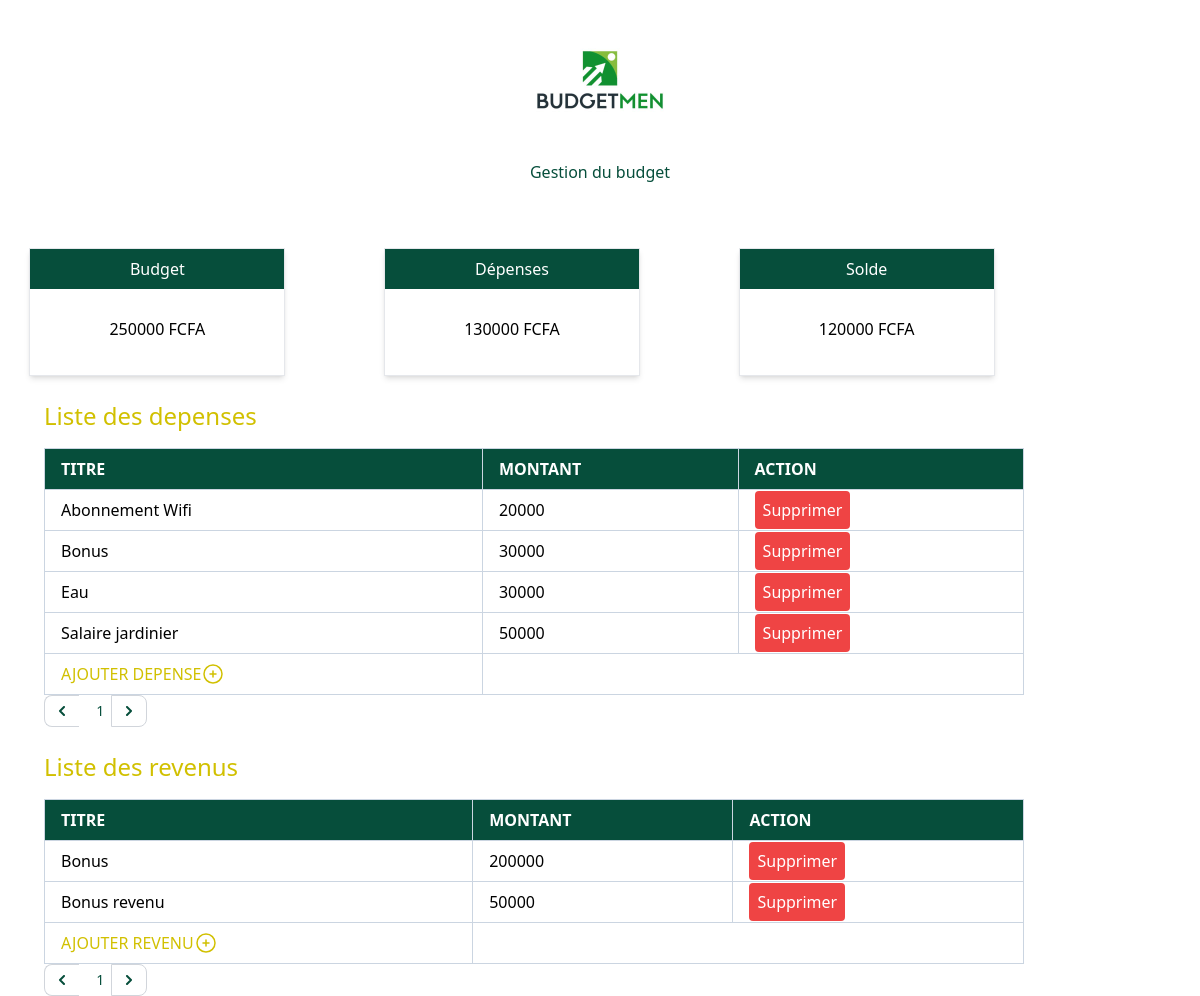
Before: / with the older database file.
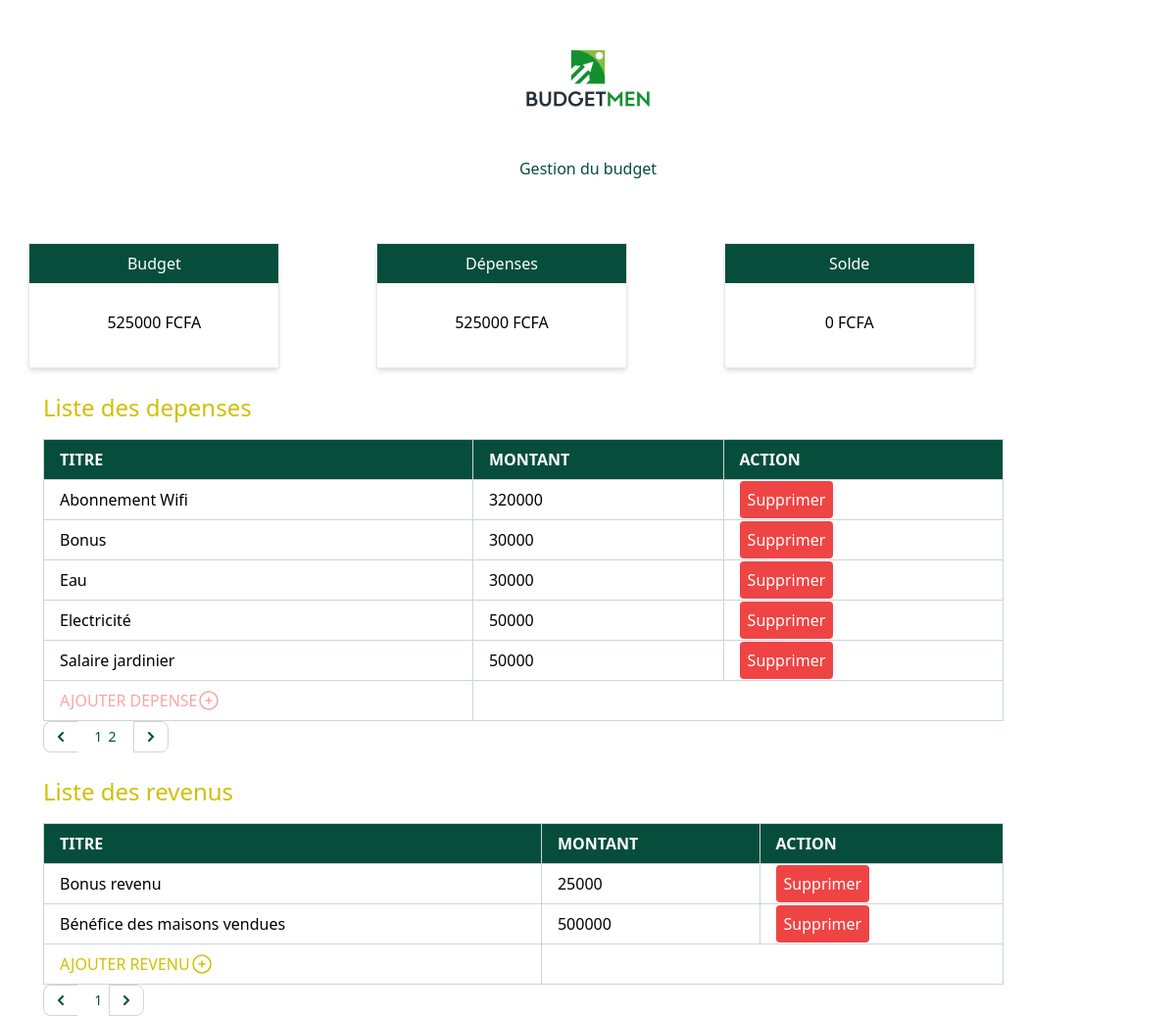
After: the same page with the newer database file.
### app.py (models this page shows, shortened)
class Depense(db.Model):
    id = db.Column(db.Integer, primary_key=True)
    titre = db.Column(db.String(100), nullable=False)
    montant = db.Column(db.Integer, nullable=False)

class Revenu(db.Model):
    id = db.Column(db.Integer, primary_key=True)
    titre = db.Column(db.String(100), nullable=False)
    montant = db.Column(db.Integer, nullable=False)

### app.py (the view)
@app.route("/")
def index():
    page = request.args.get('page', 1, type=int)  # par defaut 1
    depenses = Depense.query.order_by(Depense.titre).paginate(page=page, per_page=5, error_out=False)
    page = request.args.get('page', 1, type=int)
    revenus = Revenu.query.order_by(Revenu.titre).paginate(page=page, per_page=5, error_out=False)
    total_deps = db.session.query(db.func.sum(Depense.montant)).scalar()
    budget = db.session.query(db.func.sum(Revenu.montant)).scalar()
    solde = budget - total_deps
    return render_template("index.html",total_deps=total_deps, depenses=depenses, revenus=revenus, budget=budget, solde=solde)

### templates/index.html (shortened to what this page needs)
{% extends "./base.html" %}
  {% block content %}
    {% include "logo.html" %}
      <div>
        <div class="container pt-5">
          <div>
            <div class="grid grid-cols-3 gap-10">
              <div class="bg-white shadow-md min-w-64 min-h-32 mx-auto border border-gray-200 "><div class="grid-flow-row px-4 py-2 bg-emerald-900 text-white text-center">Budget</div><p class="text-center m-7"> {{ budget }} FCFA</p></div>
              <div class="bg-white shadow-md min-w-64 min-h-32 mx-auto border border-gray-200 "><div class="grid-flow-row px-4 py-2 bg-emerald-900 text-white text-center">Dépenses</div><p class="text-center m-7">{{ total_deps }} FCFA</p></div>
              <div class="bg-white shadow-md min-w-64 min-h-32 mx-auto border border-gray-200 "><div class="grid-flow-row px-4 py-2 bg-emerald-900 text-white text-center">Solde</div><p class="text-center m-7"> {{ solde }} FCFA</p></div>
            </div>
          </div>
          <br>
            {% include "layouts.html" %}
          <div>
            <div class="pl-11">
              <h1 class="font text-2xl mb-4 text-[#D1C000]">Liste des depenses</h1>
              <table class="border-collapse border border-slate-300 inline-table w-full">
                  <thead>
                    <tr>
                      <th class="border border-slate-300 px-4 py-2 bg-emerald-900 text-white text-left">TITRE</th>
                      <th class="border border-slate-300 px-4 py-2 bg-emerald-900 text-white text-left">MONTANT</th>
                      <th class="border border-slate-300 px-4 py-2 bg-emerald-900 text-white text-left">ACTION</th>
                    </tr>
                  </thead>
                  {% for depense in depenses %}
                  <tbody>
                    <tr>
                      <td class="border border-slate-300 px-4 py-2 "><a class="hover:text-[#D1C000]" href="/update/{{depense.id}}/">{{depense.titre}}</a></td>
                      <td class="border border-slate-300 px-4 py-2"><a class="hover:text-[#D1C000]" href="/update/{{depense.id}}/">{{depense.montant}}</a></td>
                      <td class="border border-slate-300 px-4 py-2">
                        <a href="/delete/{{depense.id}}/"
                        class="bg-red-500 hover:bg-red-600 active:bg-red-700 focus:outline-none focus:ring focus:ring-violet-300 p-2 rounded text-white">
                          Supprimer
                        </a>
                      </td>
                    </tr>
                  </tbody>
                  {% endfor %}
                  {% if  budget  >  total_deps %}
                  <tr>
                    <td class="border border-slate-300 px-4 py-2">
                      <div>
                        <a href="/create_dep" class="flex flex-wrap text-[#D1C000]">AJOUTER DEPENSE
                          <svg xmlns="http://www.w3.org/2000/svg" fill="none" viewBox="0 0 24 24" stroke-width="1.5" stroke="currentColor" class="float-right size-6">
                            <path stroke-linecap="round" stroke-linejoin="round" d="M12 9v6m3-3H9m12 0a9 9 0 1 1-18 0 9 9 0 0 1 18 0Z"/>
                          </svg>
                        </a>
                      </div>
                    </td>
                   </tr>
                   {% else %}
                   <tr>
                    <td class="border border-slate-300 px-4 py-2">
                      <div>
                        <a href="/impo_dep" class="flex flex-wrap text-red-300">AJOUTER DEPENSE
                          <svg xmlns="http://www.w3.org/2000/svg" fill="none" viewBox="0 0 24 24" stroke-width="1.5" stroke="currentColor" class="float-right size-6">
                            <path stroke-linecap="round" stroke-linejoin="round" d="M12 9v6m3-3H9m12 0a9 9 0 1 1-18 0 9 9 0 0 1 18 0Z"/>
                          </svg>
                        </a>
                      </div>
                    </td>
                   </tr>
                   {% endif %}
                </table>
                <br>
                <nav aria-label="Page navigation example">
                  <ul class="flex items-center -space-x-px h-8 text-sm">
                    {% if depenses.has_prev %}
                    <li>
                      <a href="/?page={{ depenses.prev_num }}" class="flex items-center justify-center px-3 h-8 ms-0 leading-tight text-emerald-900 bg-white border border-e-0 border-gray-300 rounded-s-lg hover:bg-gray-100 hover:text-gray-700 dark:bg-gray-800 dark:border-gray-700 dark:text-gray-400 dark:hover:bg-gray-700 dark:hover:text-white">
                        <span class="sr-only">Previous</span>
                        <svg class="w-2.5 h-2.5 rtl:rotate-180" aria-hidden="true" xmlns="http://www.w3.org/2000/svg" fill="none" viewBox="0 0 6 10">
                          <path stroke="currentColor" stroke-linecap="round" stroke-linejoin="round" stroke-width="2" d="M5 1 1 5l4 4"/>
                        </svg>
                      </a>
                    </li>
                    {% else %}
                    <li>
                      <a href="" class="flex items-center justify-center px-3 h-8 ms-0 leading-tight text-emerald-900 bg-white border border-e-0 border-gray-300 rounded-s-lg hover:bg-gray-100 hover:text-gray-700 dark:bg-gray-800 dark:border-gray-700 dark:text-gray-400 dark:hover:bg-gray-700 dark:hover:text-white">
                        <svg class="w-2.5 h-2.5 rtl:rotate-180" aria-hidden="true" xmlns="http://www.w3.org/2000/svg" fill="none" viewBox="0 0 6 10">
                          <path stroke="currentColor" stroke-linecap="round" stroke-linejoin="round" stroke-width="2" d="M5 1 1 5l4 4"/>
                        </svg>
                      </a>
                    </li>
                    {% endif %}
                    {% for page_num in depenses.iter_pages() %}
                    {% if page_num %}
                    {% if page_num != depenses.page %}
                    <li class="page-item"><a class="page-link text-emerald-900" href="/?page={{ page_num }}">{{ page_num }}</a></li>&nbsp;&nbsp;
                    {% else %}
                    <li class="page-item active" aria-current="page">
                        <span class="page-link text-emerald-900">{{ page_num }}</span>
                    </li>
                    {% endif %}
                    {% else %}
                    <li class="page-item disabled"><span class="page-link">...</span></li>
                    {% endif %}
                    {% endfor %}
                    {% if depenses.has_next %}
                    <li>
                      <a href="/?page={{ depenses.next_num }}" class="flex items-center justify-center px-3 h-8 leading-tight text-emerald-900 bg-white border border-gray-300 rounded-e-lg hover:bg-gray-100 hover:text-gray-700 dark:bg-gray-800 dark:border-gray-700 dark:text-gray-400 dark:hover:bg-gray-700 dark:hover:text-white">
                        <svg class="w-2.5 h-2.5 rtl:rotate-180" aria-hidden="true" xmlns="http://www.w3.org/2000/svg" fill="none" viewBox="0 0 6 10">
                          <path stroke="currentColor" stroke-linecap="round" stroke-linejoin="round" stroke-width="2" d="m1 9 4-4-4-4"/>
                        </svg>
                      </a>
                    </li>
                    {% else %}
                    <li>
                      <a href="#" class="flex items-center justify-center px-3 h-8 leading-tight text-emerald-900 bg-white border border-gray-300 rounded-e-lg hover:bg-gray-100 hover:text-gray-700 dark:bg-gray-800 dark:border-gray-700 dark:text-gray-400 dark:hover:bg-gray-700 dark:hover:text-white">
                        <svg class="w-2.5 h-2.5 rtl:rotate-180" aria-hidden="true" xmlns="http://www.w3.org/2000/svg" fill="none" viewBox="0 0 6 10">
                          <path stroke="currentColor" stroke-linecap="round" stroke-linejoin="round" stroke-width="2" d="m1 9 4-4-4-4"/>
                        </svg>
                      </a>
                    </li>
                    {% endif %}
                  </ul>
                </nav>
            </div>
          </div>
          <br>
          <div>
            {% include "revenu/index_revenu.html" %}
          </div>
        </div>
    </div>
  {% endblock content %}

### templates/base.html (shortened to what this page needs)
<!DOCTYPE html>
<html lang="en">
<head>
    <link rel="stylesheet" href="{{ url_for('static', filename='../static/css/main.css') }}">
</head>
<body class="bg-write-100 font-normal">
    {% block content %}
    {% endblock %}
</body>
</html>

### templates/logo.html
{% extends "base.html" %}
{% block content %}
    <div class="justify-items-center" >
        <img class="h-auto max-w-40 rounded-lg" src="/static/css/images/logo.jpeg" alt="image description">
        <p class="text-emerald-900 mb-11">Gestion du budget</p>
    </div>
{% endblock  %}

### templates/layouts.html (shortened to what this page needs)
<!Doctype html>

### templates/revenu/index_revenu.html (shortened to what this page needs)
{% extends "./base.html" %}
{% block content %}
<div class="pl-11">
    <h1 class="font text-2xl mb-4 text-[#D1C000]">Liste des revenus</h1>
    <table class="border-collapse border border-slate-300 inline-table w-full">
        <thead>
          <tr>
            <th class="border border-slate-300 px-4 py-2 bg-emerald-900 text-white text-left">TITRE</th>
            <th class="border border-slate-300 px-4 py-2 bg-emerald-900 text-white text-left">MONTANT</th>
            <th class="border border-slate-300 px-4 py-2 bg-emerald-900 text-white text-left">ACTION</th>
          </tr>
        </thead>
        {% for revenu in revenus %}
        <tbody>
          <tr>
            <td class="border border-slate-300 px-4 py-2 "><a class="hover:text-[#D1C000]" href="/update_revenu/{{revenu.id}}/">{{revenu.titre}}</a></td>
            <td class="border border-slate-300 px-4 py-2"><a class="hover:text-[#D1C000]" href="/update_revenu/{{revenu.id}}/">{{revenu.montant}}</a></td>
            <td class="border border-slate-300 px-4 py-2">
              <a href="/delete_revenu/{{revenu.id}}/"
              class="bg-red-500 hover:bg-red-600 active:bg-red-700 focus:outline-none focus:ring focus:ring-violet-300 p-2 rounded text-white">
                Supprimer
              </a>
            </td>
          </tr>
        </tbody>
        {% endfor %}
        <tr>
          <td class="border border-slate-300 px-4 py-2">
            <div>
              <a href="/create_revenu" class="flex flex-wrap text-[#D1C000]">AJOUTER REVENU
                <svg xmlns="http://www.w3.org/2000/svg" fill="none" viewBox="0 0 24 24" stroke-width="1.5" stroke="currentColor" class="float-right size-6">
                  <path stroke-linecap="round" stroke-linejoin="round" d="M12 9v6m3-3H9m12 0a9 9 0 1 1-18 0 9 9 0 0 1 18 0Z"/>
                </svg>
              </a>
            </div>
          </td>
         </tr>
      </table>
      <br>
      <nav aria-label="Page navigation example">
        <ul class="flex items-center -space-x-px h-8 text-sm">
          {% if revenus.has_prev %}
          <li>
            <a href="/?page={{ revenus.prev_num }}" class="flex items-center justify-center px-3 h-8 ms-0 leading-tight text-emerald-900 bg-white border border-e-0 border-gray-300 rounded-s-lg hover:bg-gray-100 hover:text-gray-700 dark:bg-gray-800 dark:border-gray-700 dark:text-gray-400 dark:hover:bg-gray-700 dark:hover:text-white">
              <span class="sr-only">Previous</span>
              <svg class="w-2.5 h-2.5 rtl:rotate-180" aria-hidden="true" xmlns="http://www.w3.org/2000/svg" fill="none" viewBox="0 0 6 10">
                <path stroke="currentColor" stroke-linecap="round" stroke-linejoin="round" stroke-width="2" d="M5 1 1 5l4 4"/>
              </svg>
            </a>
          </li>
          {% else %}
          <li>
            <a href="" class="flex items-center justify-center px-3 h-8 ms-0 leading-tight text-emerald-900 bg-white border border-e-0 border-gray-300 rounded-s-lg hover:bg-gray-100 hover:text-gray-700 dark:bg-gray-800 dark:border-gray-700 dark:text-gray-400 dark:hover:bg-gray-700 dark:hover:text-white">
              <svg class="w-2.5 h-2.5 rtl:rotate-180" aria-hidden="true" xmlns="http://www.w3.org/2000/svg" fill="none" viewBox="0 0 6 10">
                <path stroke="currentColor" stroke-linecap="round" stroke-linejoin="round" stroke-width="2" d="M5 1 1 5l4 4"/>
              </svg>
            </a>
          </li>
          {% endif %}
          {% for page_num in revenus.iter_pages() %}
          {% if page_num %}
          {% if page_num != revenus.page %}
          <li class="page-item"><a class="page-link text-emerald-900" href="/?page={{ page_num }}">{{ page_num }}</a></li>&nbsp;&nbsp;
          {% else %}
          <li class="page-item active" aria-current="page">
              <span class="page-link text-emerald-900">{{ page_num }}</span>
          </li>
          {% endif %}
          {% else %}
          <li class="page-item disabled"><span class="page-link">...</span></li>
          {% endif %}
          {% endfor %}
          {% if revenus.has_next %}
          <li>
            <a href="/?page={{ revenus.next_num }}" class="flex items-center justify-center px-3 h-8 leading-tight text-emerald-900 bg-white border border-gray-300 rounded-e-lg hover:bg-gray-100 hover:text-gray-700 dark:bg-gray-800 dark:border-gray-700 dark:text-gray-400 dark:hover:bg-gray-700 dark:hover:text-white">
              <span class="sr-only">Next</span>
              <svg class="w-2.5 h-2.5 rtl:rotate-180" aria-hidden="true" xmlns="http://www.w3.org/2000/svg" fill="none" viewBox="0 0 6 10">
                <path stroke="currentColor" stroke-linecap="round" stroke-linejoin="round" stroke-width="2" d="m1 9 4-4-4-4"/>
              </svg>
            </a>
          </li>
          {% else %}
          <li>
            <a href="#" class="flex items-center justify-center px-3 h-8 leading-tight text-emerald-900 bg-white border border-gray-300 rounded-e-lg hover:bg-gray-100 hover:text-gray-700 dark:bg-gray-800 dark:border-gray-700 dark:text-gray-400 dark:hover:bg-gray-700 dark:hover:text-white">
              <svg class="w-2.5 h-2.5 rtl:rotate-180" aria-hidden="true" xmlns="http://www.w3.org/2000/svg" fill="none" viewBox="0 0 6 10">
                <path stroke="currentColor" stroke-linecap="round" stroke-linejoin="round" stroke-width="2" d="m1 9 4-4-4-4"/>
              </svg>
            </a>
          </li>
          {% endif %}
        </ul>
      </nav>
  </div>
{% endblock content %}

Changed rows visible on the page:
removed Revenu: titre "Bonus", montant "200000"
changed Depense "Abonnement Wifi": montant "20000" → "320000"
added Depense: titre "Electricité", montant "50000"
changed Revenu "Bonus revenu": montant "50000" → "25000"
added Revenu: titre "Bénéfice des maisons vendues", montant "500000"
Other visible differences:
{{ budget }}: "250000" → "525000"
{{ total_deps }}: "130000" → "525000"
{{ solde }}: "120000" → "0"
new list line: "2"
